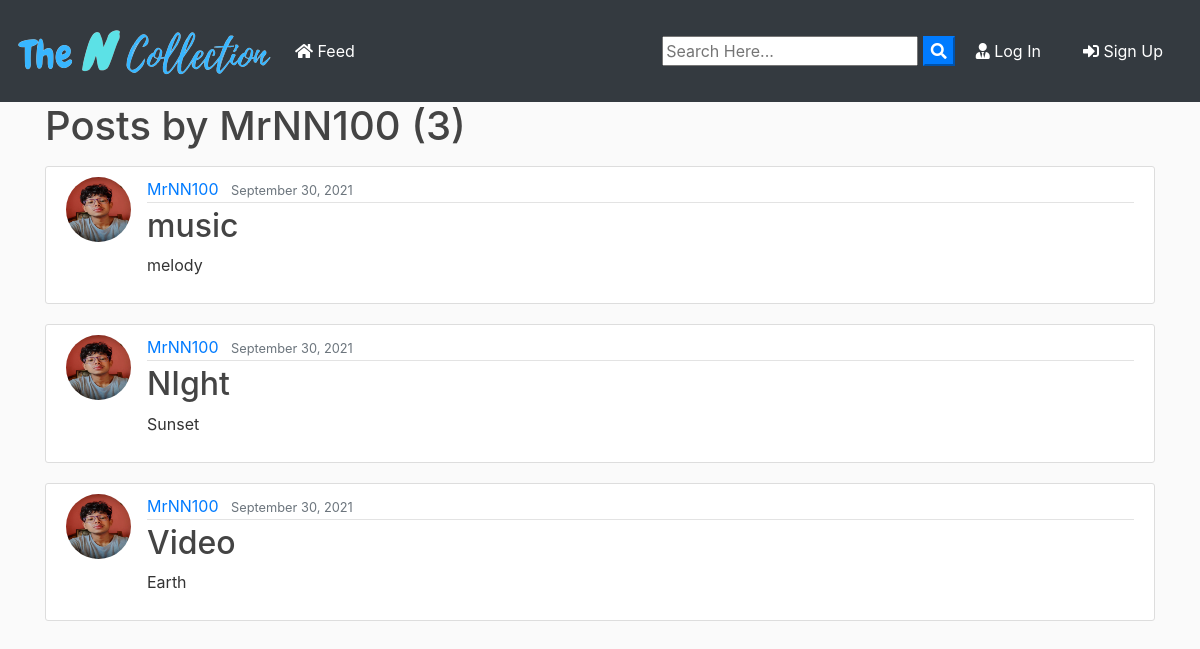
The app's page /droid/user/MrNN100 with its own data.
### Droid/models.py (models this page shows, shortened)
class Post(models.Model):
	title = models.CharField(max_length=100)
	file = models.FileField(null=True,blank=True,upload_to='static/Files')
	content = models.TextField()
	date_posted = models.DateTimeField(default=timezone.now)
	author = models.ForeignKey(User, on_delete=models.CASCADE)

### userlogin/models.py (models this page shows)
class Profile(models.Model):
    user = models.OneToOneField(User, on_delete=models.CASCADE,related_name='profile')
    firstname = models.CharField(max_length=50)
    lastname = models.CharField(max_length=50)
    username = models.CharField(max_length=50)
    email = models.EmailField()
    phone = models.CharField(max_length=10)
    image = models.ImageField(upload_to='static/profiles_pic', default='static/images/sample_user.jpg')
    created_date = models.DateTimeField(auto_now_add=True)

### Droid/views.py (the view)
# urls.py: path('user/<str:username>', UserPostListView.as_view(), name='user-posts'),
class UserPostListView(ListView):
    model = Post
    template_name = 'Droid/user_posts.html'  # <app>/<model>_<viewtype>.html
    context_object_name = 'posts'
    paginate_by = 3
    def get_queryset(self):
        user = get_object_or_404(User, username=self.kwargs.get('username'))
        return Post.objects.filter(author=user).order_by('-date_posted')

### Droid/templates/Droid/user_posts.html (shortened to what this page needs)
{% extends "header.html" %}
{% block content %}
    <h1 class="mb-3">Posts by {{ view.kwargs.username }} ({{ page_obj.paginator.count }})</h1>
    {% for post in posts %}
        <article class="media content-section">
          <img class="rounded-circle article-img" src="{{ post.author.profile.image.url }}">
          <div class="media-body">
            <div class="article-metadata">
              <a class="mr-2" href="{% url 'user-posts' post.author.username %}">{{ post.author }}</a>
              <small class="text-muted">{{ post.date_posted|date:"F d, Y" }}</small>
            </div>
            <h2><a class="article-title" href="{% url 'post-detail' post.id %}">{{ post.title }}</a></h2>
            <p class="article-content">{{ post.content }}</p>
          </div>
        </article>
    {% endfor %}
{% endblock content %}

### static/css/main.css (style rules this page uses)
body { background: #fafafa; color: #333333; margin-top: 0; }
h1, h2, h3, h4, h5, h6 { color: #444444; }
.content-section { background: #ffffff; padding: 10px 20px; border: 1px solid #dddddd; border-radius: 3px; margin-bottom: 20px; }
.article-title { color: #444444; }
.article-content { white-space: pre-line; }
.article-img { height: 65px; width: 65px; margin-right: 16px; }
.article-metadata { padding-bottom: 1px; margin-bottom: 4px; border-bottom: 1px solid #e3e3e3 }

### records on screen
Post: author.profile.image (picture), author "MrNN100", date_posted "September 30, 2021", title "music", content "melody"
Post: author.profile.image (picture), author "MrNN100", date_posted "September 30, 2021", title "NIght", content "Sunset"
Post: author.profile.image (picture), author "MrNN100", date_posted "September 30, 2021", title "Video", content "Earth"

### other values on screen
{{ view.kwargs.username }} "MrNN100"
{{ page_obj.paginator.count }} "3"
